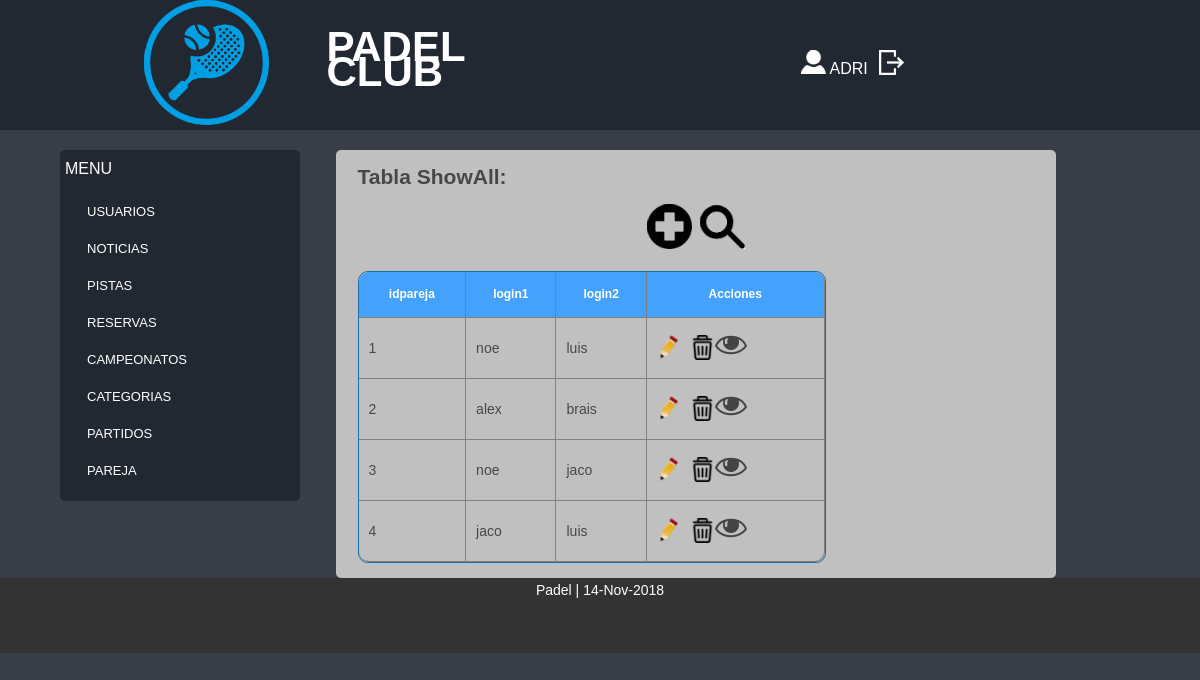
Screenshot of /Controllers/PAREJA_Controller.php (signed in) with the database file from the repository.
### tables this page shows
CREATE TABLE `PAREJA` (
  `idPareja` int(10) NOT NULL,
  `login1` varchar(10) NOT NULL,
  `login2` varchar(10) NOT NULL
);

### Models/PAREJA_Model.php (called while the page is built, shortened)
<?php
class PAREJA_Model {
	var $mysqli;
function __construct($idpareja,$login1,$login2){
	include_once 'Access_DB.php';
	$this->mysqli = ConnectDB();
}
function _SHOWALL(){
	$sql = "SELECT `idpareja`, `login1`, `login2`FROM PAREJA";
	$result = $this->mysqli->query($sql);
	if($result ->num_rows >0){
		$j = 0;
		while($tupla = mysqli_fetch_assoc($result)){
		   $tuplas[$j] = $tupla;
		   $j++;
		}
		return $tuplas;
	}
	else{
		return  false;
	}
}
}

### Models/Access_DB.php (called while the page is built)
<?php
function ConnectDB()
{
    $mysqli = new mysqli("", 'root', '' , 'ABP_11');
	if ($mysqli->connect_errno) {
		include '../View/MESSAGE_View.php';
		new MESSAGE("Fallo al conectar a MySQL: (" . $mysqli->connect_errno . ") " . $mysqli->connect_error, './index.php');
		return false;
	}
	else{
		return $mysqli;
	}
}
?>

### Views/PAREJA_SHOWALL_View.php (the view, shortened to what this page needs)
<?php
class PAREJA_SHOWALL {
	function __construct($search,$lista,$array,$volver){
		$this->search = $search;
		$this->lista = $lista;
		$this->datos = $array;
		$this->render();
	}
	function render(){
		include 'Header.php';
?>
<div style="overflow-x:auto;">
				<h2><?php if(!$this->search){ echo 'Tabla ShowAll';}else{echo 'Tabla Busqueda';} ?>:</h2>
					<div id="anhadir-borrar" style="text-align: center;">
							<a href="<?php $_SERVER['PHP_SELF'] ?>?action=ADD"><img src="../Views/images/añadir.png"></a>&nbsp <a href="<?php $_SERVER['PHP_SELF'] ?>?action=SEARCH"><img src="../Views/images/busqueda.png"></a>
					</div>
					<table class="tablas separador">
						<tr>
						<?php
						for($i=0; $i<count($this->lista);$i++){
								echo "<th>".$this->lista[$i]."</th>";
						}
						echo "<th>Acciones</th></tr>";
							?>
						<?php
							for($j=0;$j<count($this->datos);$j++){
								echo "<tr>";
								for($i=0; $i<count($this->lista);$i++){
										echo "<td>".$this->datos[$j][($this->lista)[$i]]."</td>";
								}
								echo '<td><a href="'.$_SERVER['PHP_SELF'].'?action=EDIT&'.($this->lista)[0].'='.$this->datos[$j][($this->lista)[0]].'"><img src="../Views/images/editar.png"></a>&nbsp <a href="'.$_SERVER['PHP_SELF'].'?action=DELETE&'.($this->lista)[0].'='.$this->datos[$j][($this->lista)[0]].'"><img src="../Views/images/borrar.png"></a><a href="'.$_SERVER['PHP_SELF'].'?action=SHOWCURRENT&'.($this->lista)[0].'='.$this->datos[$j][($this->lista)[0]].'"><img src="../Views/images/busqueda2.png"></a></td></tr>';
							}
							?>
					</table>
</div>
<?php
	include 'Footer.php';
	}
}
?>

### Views/css/style.css (style rules this page uses)
* { margin:0px; padding:0px; }
html, body { width:100%; padding:0; margin:0; }
body { background: #393E46;color: #474747;font: 14px/25px Arial, Helvetica, sans-serif; }
.content a { text-decoration:none; color: #FFFFFF; font-size:16px; }
.content p,h2,h3,h4,form,table { margin-left:3%; margin-right:3%; margin-top:2%; margin-bottom:2%; }
#anhadir-borrar { margin: 0 auto; }
.tablas { border: 1px solid #1C6EA4; border-collapse: collapse; overflow-x:auto; }
td { padding:10px; }
th { background-color: #45A2FC; padding:10px; color: #FFFFFF; font-size: 12px; }
.separador { border-radius: 10px; border-spacing: 0; border-collapse: separate; }
.separador td, table.separador th { border-bottom: 1px solid Gray; border-right: 1px solid Gray; }
.separador tr:last-child td:first-child { border-bottom-left-radius: 10px; }
.separador tr:last-child td:last-child { border-bottom-right-radius: 10px; }
.separador tr:first-child th:first-child, table.separador tr:first-child td:first-child { border-top-left-radius: 10px }
.separador tr:first-child th:last-child, table.separate tr:first-child td:last-child { border-top-right-radius: 10px; }

### rows the page displays
pareja: idPareja "1", login1 "noe", login2 "luis"
pareja: idPareja "2", login1 "alex", login2 "brais"
pareja: idPareja "3", login1 "noe", login2 "jaco"
pareja: idPareja "4", login1 "jaco", login2 "luis"

### other values shown
$_SESSION['login'] "ADRI"
$this->lista[$i] "idpareja"
$this->lista[$i] "login1"
$this->lista[$i] "login2"
date("d-M-Y", mktime()) "14-Nov-2018"
